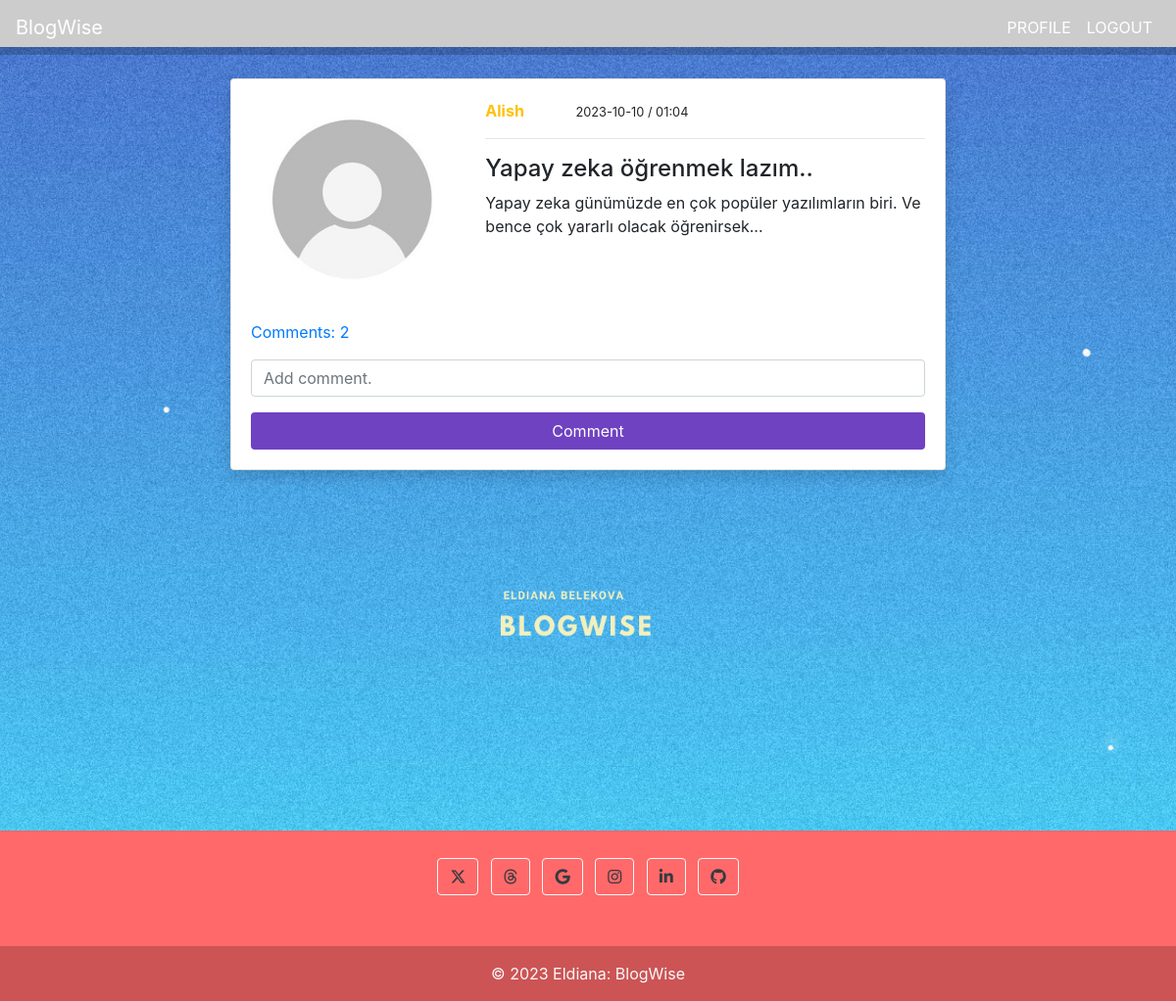
The page /post_detail/17/ (signed in) on the database its author committed.
### blogs/models.py (models this page shows, shortened)
class PostModel(models.Model):
    title = models.CharField(max_length=100)
    content = models.TextField()
    author = models.ForeignKey(User, on_delete=models.CASCADE)
    date_created = models.DateTimeField(auto_now_add=True)
    class Meta:
        ordering = ('-date_created',)
    def comment_count(self):
        return self.comment_set.all().count()
    def comments(self):
        return self.comment_set.all()

### users/models.py (models this page shows, shortened)
class ProfileModel(models.Model):
    user = models.OneToOneField(User, on_delete=models.CASCADE)
    image = models.ImageField(default='default.jpg', upload_to='profile', validators=[
                              FileExtensionValidator(['png', 'jpg'])])

### blogs/views.py (the view)
# urls.py: path('post_detail/<int:pk>/', views.post_detail, name='blog-post-detail'),
@login_required
def post_detail(request, pk):
   post = PostModel.objects.get(id=pk)
   if request.method == 'POST':
      c_form = CommentForm(request.POST)
      if c_form.is_valid():
        instance = c_form.save(commit=False)
        instance.user = request.user
        instance.post = post
        instance.save()
        return redirect('blog-post-detail', pk=post.id )
   else:
      c_form = CommentForm()
   context = {
      'post': post,
      'c_form': c_form,
   }
   return render(request, 'blogs/post_detail.html', context)

### blogs/forms.py
class CommentForm(forms.ModelForm):
    content = forms.CharField(
        label='', widget=forms.TextInput(attrs={'placeholder': 'Add comment.','rows': 6}))
    class Meta:
        model = Comment
        fields = ('content',)

### templates/blogs/post_detail.html (shortened to what this page needs)
{% extends 'partials/base.html' %}
{% load crispy_forms_tags %}
{% block content %}
<div class="cov" style=" height: 100vh; overflow: none;">
    <div class="container">
        <div class="row mt-5 pt-3">
            <div class="col-md-8 offset-md-2">
                <div class="card my-3 shadow">
                    <div class="card-body">
                        <div class="row">
                            <div class="col-md-4">
                                <img class="img-thumbnail border-0" src="{{ post.author.profilemodel.image.url }}" alt="profile-img">
                            </div>
                            <div class="col-md-8">
                                <b class="text-warning">{{ post.author.username }}</b>
                                <small class="mx-5">{{ post.date_created|date:'Y-m-d / H:i' }}</small>
                                <hr>
                                <h4>{{ post.title }}</h4>
                                <p>
                                    {{ post.content }}
                                </p>
                            </div>
                        </div>
                        <p class="mt-3">
                            <a class="" data-toggle="collapse" href="#collapseExample" role="button" aria-expanded="false"
                                aria-controls="collapseExample">
                                Comments: {{ post.comment_count }}
                            </a>
                        </p>
                        <form method="POST">
                            {{ c_form|crispy }}
                            <input class="btn text-white btn btn-block" style="background-color:#6f42c1" type="submit" value="Comment">
                        </form>
                    </div>
                </div>
            </div>
        </div>
    </div>
</div>
{% endblock %}

### static/styles.css (style rules this page uses)
.cov { background: url('/media/er.png'); background-position: center; background-repeat: no-repeat; background-size: cover; height: 100vh; }

### rows shown on the page
PostModel: author.profilemodel.image (placeholder picture), author.username "Alish", date_created "2023-10-10 / 01:04", title "Yapay zeka öğrenmek lazım..", content "Yapay zeka günümüzde en çok popüler yazılımların biri. Ve bence çok yararlı olacak öğrenirsek...", comment_count "2"
